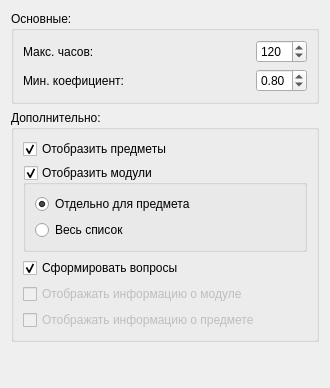
          <widget class="QWidget" name="scrollAreaWidgetContents">
           <property name="geometry">
            <rect>
             <x>0</x>
             <y>0</y>
             <width>330</width>
             <height>388</height>
            </rect>
           </property>
           <layout class="QVBoxLayout" name="verticalLayout_2">
            <item>
             <widget class="QGroupBox" name="groupBox">
              <property name="title">
               <string>Основные:</string>
              </property>
              <layout class="QGridLayout" name="gridLayout_7">
               <item row="0" column="0">
                <widget class="QLabel" name="label">
                 <property name="text">
                  <string>Макс. часов:</string>
                 </property>
                </widget>
               </item>
               <item row="1" column="0">
                <widget class="QLabel" name="label_2">
                 <property name="text">
                  <string>Мин. коефициент:</string>
                 </property>
                </widget>
               </item>
               <item row="0" column="2">
                <widget class="QSpinBox" name="spinBox_hours">
                 <property name="maximum">
                  <number>999</number>
                 </property>
                 <property name="value">
                  <number>120</number>
                 </property>
                </widget>
               </item>
               <item row="0" column="1">
                <spacer name="horizontalSpacer_3">
                 <property name="orientation">
                  <enum>Qt::Horizontal</enum>
                 </property>
                 <property name="sizeHint" stdset="0">
                  <size>
                   <width>40</width>
                   <height>20</height>
                  </size>
                 </property>
                </spacer>
               </item>
               <item row="1" column="2">
                <widget class="QDoubleSpinBox" name="doubleSpinBox_coeff">
                 <property name="maximum">
                  <double>1.000000000000000</double>
                 </property>
                 <property name="singleStep">
                  <double>0.100000000000000</double>
                 </property>
                 <property name="value">
                  <double>0.800000000000000</double>
                 </property>
                </widget>
               </item>
               <item row="1" column="1">
                <spacer name="horizontalSpacer_4">
                 <property name="orientation">
                  <enum>Qt::Horizontal</enum>
                 </property>
                 <property name="sizeHint" stdset="0">
                  <size>
                   <width>40</width>
                   <height>20</height>
                  </size>
                 </property>
                </spacer>
               </item>
              </layout>
             </widget>
            </item>
            <item>
             <widget class="QGroupBox" name="groupBox_Visible_moduls">
              <property name="title">
               <string>Дополнительно:</string>
              </property>
              <layout class="QVBoxLayout" name="verticalLayout_4">
               <item>
                <widget class="QCheckBox" name="checkBox_Visble_Predmet">
                 <property name="text">
                  <string>Отобразить предметы</string>
                 </property>
                 <property name="checked">
                  <bool>true</bool>
                 </property>
                </widget>
               </item>
               <item>
                <widget class="QGroupBox" name="groupBox_ChekModule">
                 <property name="title">
                  <string>Отобразить модули</string>
                 </property>
                 <property name="checkable">
                  <bool>true</bool>
                 </property>
                 <property name="checked">
                  <bool>true</bool>
                 </property>
                 <layout class="QVBoxLayout" name="verticalLayout_3">
                  <item>
                   <widget class="QRadioButton" name="radioButton_Otdelno">
                    <property name="text">
                     <string>Отдельно для предмета</string>
                    </property>
                    <property name="checked">
                     <bool>true</bool>
                    </property>
                   </widget>
                  </item>
                  <item>
                   <widget class="QRadioButton" name="radioButton_All">
                    <property name="text">
                     <string>Весь список</string>
                    </property>
                   </widget>
                  </item>
                 </layout>
                </widget>
               </item>
               <item>
                <widget class="QCheckBox" name="checkBox_Form_Quest">
                 <property name="enabled">
                  <bool>true</bool>
                 </property>
                 <property name="text">
                  <string>Сформировать вопросы</string>
                 </property>
                 <property name="checkable">
                  <bool>true</bool>
                 </property>
                 <property name="checked">
                  <bool>true</bool>
                 </property>
                </widget>
               </item>
               <item>
                <widget class="QCheckBox" name="checkBox_Info_Module">
                 <property name="enabled">
                  <bool>false</bool>
                 </property>
                 <property name="text">
                  <string>Отображать информацию о модуле</string>
                 </property>
                 <property name="tristate">
                  <bool>false</bool>
                 </property>
                </widget>
               </item>
               <item>
                <widget class="QCheckBox" name="checkBox_3">
                 <property name="enabled">
                  <bool>false</bool>
                 </property>
                 <property name="text">
                  <string>Отображать информацию о предмете</string>
                 </property>
                </widget>
               </item>
              </layout>
             </widget>
            </item>
            <item>
             <spacer name="verticalSpacer">
              <property name="orientation">
               <enum>Qt::Vertical</enum>
              </property>
              <property name="sizeHint" stdset="0">
               <size>
                <width>20</width>
                <height>40</height>
               </size>
              </property>
             </spacer>
            </item>
           </layout>
          </widget>
